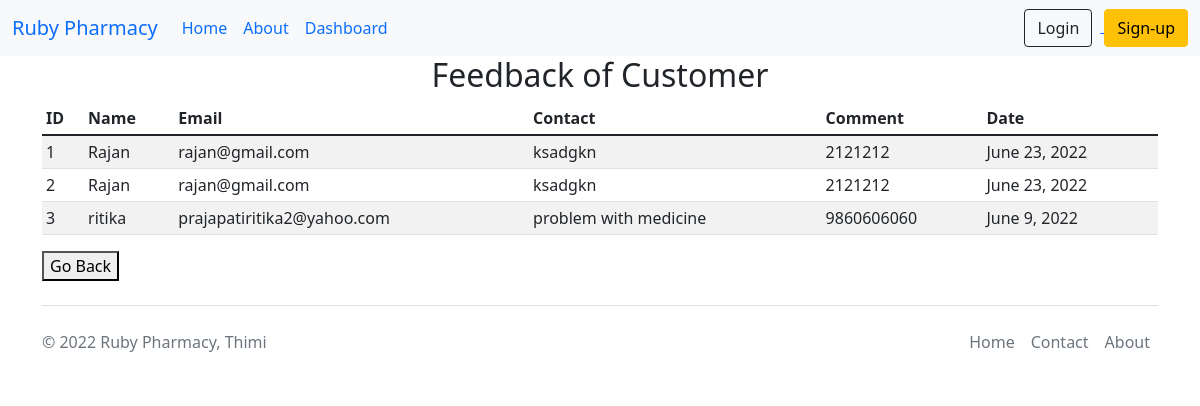
Before: /Feedback/ with the older database file.
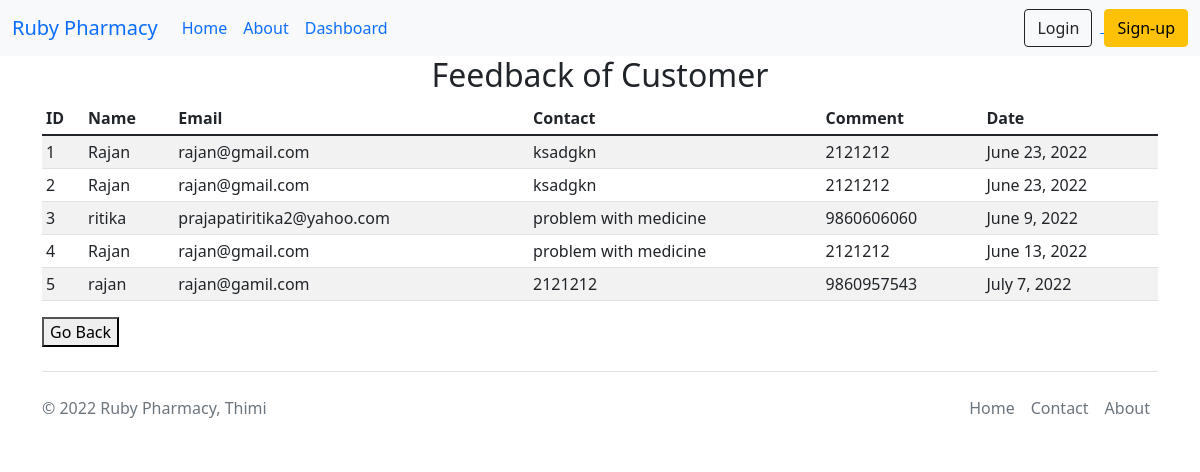
After: the same page with the newer database file.
### app/models.py (models this page shows, shortened)
class Contact(models.Model):
    name=models.CharField(max_length=122)
    email=models.EmailField()
    phone=models.BigIntegerField()
    desc=models.CharField(max_length=100)
    date = models.DateField()

### app/views.py (the view)
# urls.py: path("Feedback/",views.feedback, name = "Feedback"),
def feedback(request):
    data=Contact.objects.all()
    context={'show':data}
    return render(request,'Feedback.html',context)

### templates/Feedback.html (shortened to what this page needs)
{% extends 'base.html' %}
{% load static %}
{% block body %}
<div class="container">
  <h2 class="text-center">Feedback of Customer</h2>
  <div class="table-responsive">
    <table class="table table-striped table-sm">
      <thead>
        <tr>
          <th scope="col">ID</th>
          <th scope="col">Name</th>
          <th scope="col">Email</th>
          <th scope="col">Contact</th>
          <th scope="col">Comment</th>
          <th scope="col">Date</th>
        </tr>
      </thead>
      <tbody>
        {% for detail in show %}
          <tr>
            <td>{{ detail.id }}</td>
            <td>{{ detail.name }}</td>
            <td>{{ detail.email }}</td>
            <td>{{ detail.desc }}</td>
            <td>{{ detail.phone }}</td>
            <td>{{ detail.date }}</td>
          </tr>
        {% endfor %}
      </tbody>
    </table>
  </div>
  <a href="/Dashboard">
    <button type="button">Go Back</button>
  </a>
</div>
{% endblock body%}

Changed rows visible on the page:
added Contact: id "4", name "Rajan", email "rajan@gmail.com", desc "problem with medicine", phone "2121212", date "June 13, 2022"
added Contact: id "5", name "rajan", email "rajan@gamil.com", desc "2121212", phone "9860957543", date "July 7, 2022"
